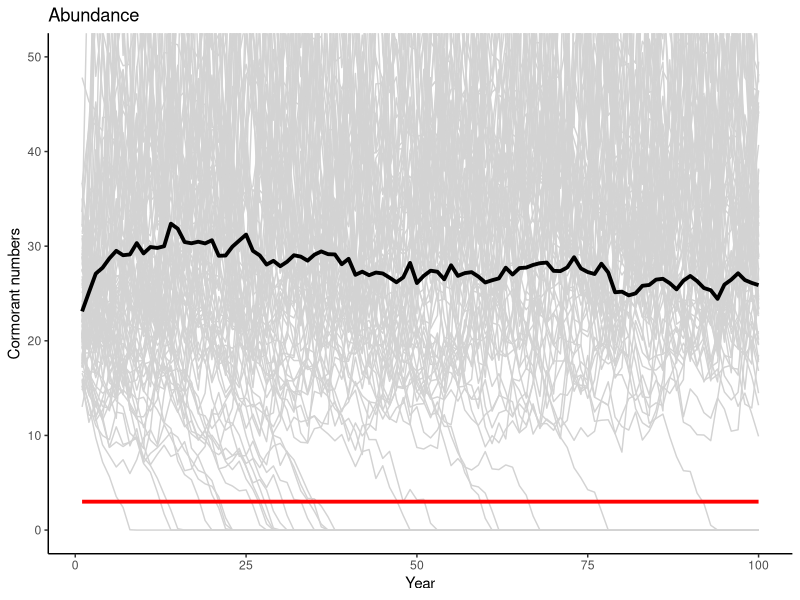
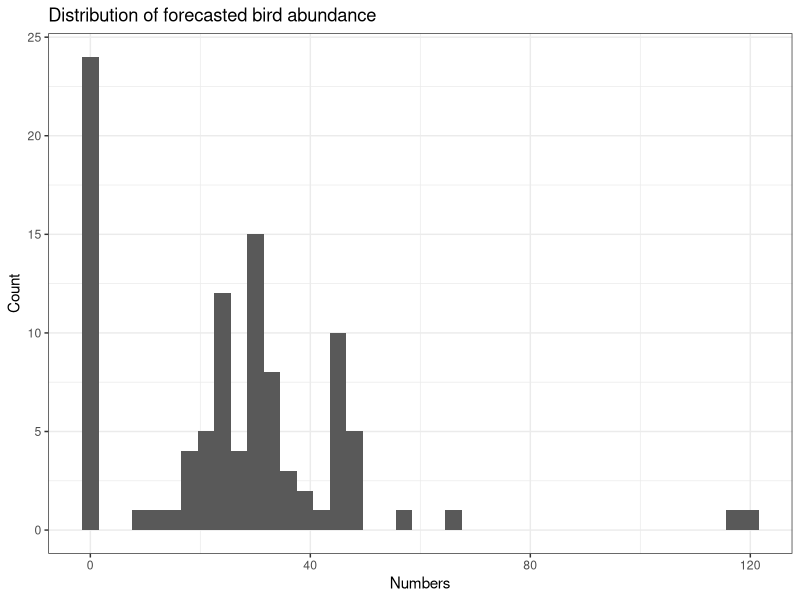

The R script that drew these images, in order:
# This code demonstrates two ways to interpret parameter uncertainty from a model fitting process

library(ggplot2)
library(mvtnorm)  # we need the mvtnorm package to generate multivariate normal random numbers

# This function calculates the standard error of the residuals from a lm object
s_e_resid <- function(lin_model) {   
  sumsq_res <- sum(lin_model$residuals^2)
  df <- lin_model$df.residual
  return <- sqrt(sumsq_res/df)
}

# Get the data:
br_data <- read.csv(file="../Data/BirthData.csv", header=T)

# Fit a linear model to log-transformed data:
br_data$lnbr <- log(br_data$Obs_br)
linearfit <- lm(lnbr~Numbers, data=br_data)
summary(linearfit)


# Stochastic population model that uses birth process parameter estimates
# Define variables for processes
a <- exp(linearfit$coef[1])+s_e_resid(linearfit)^2/2  # includes bias correction
b <- linearfit$coef[2]
c <- 1
d <- 50
hm <- 3  #harvest or culling rate (1000s)

opt <- 2  # which uncertainty option to use

# Set up a data frame for time series of numbers and rates for each replicate simulation
birds_over_time <- numeric(10000) # 100 years x 100 replicates
harvest <- numeric(10000)
years <- numeric(10000)
reps <- numeric(10000)
outputs <- data.frame(reps,years,birds_over_time,harvest)
df_counter <- 1 # initial row for data frame

# Start a loop over replicate simulations

if (opt == 1) { # birth rate parameters are known, all uncertainty is process variation
for (sims in 1:100) {
  
  # Re-establish starting values for each replicate simulation
  birds <- 20
  
  # Start the main simulation loop over time
  for (i in 1:100) {   # we will run the model for 100 time steps
    
    # Calculate the birth and death rates according to our dynamic processes
    # Option 1: all uncertainty is process variation
    br_dev <- rnorm(1,0,s_e_resid(linearfit))  # residual sd from model fit
    births_per_female <- a * exp(b * birds + br_dev) # add lognormal error
    deaths_per_capita <- c * birds / (d + birds)
    
    # Convert rates to actual numbers
    births <- births_per_female * birds / 2  # divide by 2 because per female
    deaths <- deaths_per_capita * birds
    harvest <- hm # no variation in harvest
    
    # Apply the tautology
    birds <- birds + births - deaths - harvest
    if (birds < 0) birds <- 0
    
    # Add a row to the output data frame
    outputs[df_counter,] <- c(sims,i,birds,harvest)
    df_counter <- df_counter + 1
  } #close the time loop
  
} #close the replicate simulation loop
  
  
} else { # Option 2: birth rate pars uncertain, plus process variation
    for (sims in 1:100) {
    
    # select birth rate parameters
    br_par <- rmvnorm(1,mean=linearfit$coefficients, sigma=vcov(linearfit))
    a <- exp(br_par[1])+s_e_resid(linearfit)^2/2
    b <- br_par[2]
    # Re-establish starting values for each replicate simulation
    birds <- 20
    
    # Start the main simulation loop over time
    for (i in 1:100) {   # we will run the model for 100 time steps
      
      # Calculate the birth and death rates according to our dynamic processes
      # Option 1: all uncertainty is process variation
      br_dev <- rnorm(1,0,s_e_resid(linearfit))  # residual sd from model fit
      births_per_female <- a * exp(b * birds + br_dev) # add lognormal error
      deaths_per_capita <- c * birds / (d + birds)
      
      # Convert rates to actual numbers
      births <- births_per_female * birds / 2  # divide by 2 because per female
      deaths <- deaths_per_capita * birds
      harvest <- hm # no variation in harvest
      
      # Apply the tautology
      birds <- birds + births - deaths - harvest
      if (birds < 0) birds <- 0
      
      # Add a row to the output data frame
      outputs[df_counter,] <- c(sims,i,birds,harvest)
      df_counter <- df_counter + 1
    } #close the time loop
    
  } #close the replicate simulation loop  
}
# calculate the mean across simulations
avg_birds <- as.numeric(by(outputs$birds, outputs$years, FUN=mean))
avg_harvest <- as.numeric(by(outputs$harvest, outputs$years, FUN=mean))

# Plot the results - ggplot version
x <- seq(from=1,to=100)
Number_plot <- ggplot() +
  geom_line(mapping=aes(x=outputs$years,y=outputs$birds_over_time, group=outputs$reps),
            color = 'lightgrey') +
  geom_line(mapping=aes(x=x, y=avg_birds),
            color='black', size=1.3) +
  geom_line(mapping=aes(x=x, y=avg_harvest),
            color='red', size=1.3) +
  labs(title = "Abundance",
       x = "Year",
       y = "Cormorant numbers") +
  coord_cartesian(ylim=c(0,50)) +
  theme_classic()
plot(Number_plot)
lastyear <- subset(outputs,outputs$years==100)
Dist_plot <- ggplot() +
  geom_histogram(mapping = aes(x=lastyear$birds_over_time),
                 binwidth = 3) +
  labs(title="Distribution of forecasted bird abundance",
       x="Numbers",
       y="Count") +
  theme_bw()
plot(Dist_plot)                 
